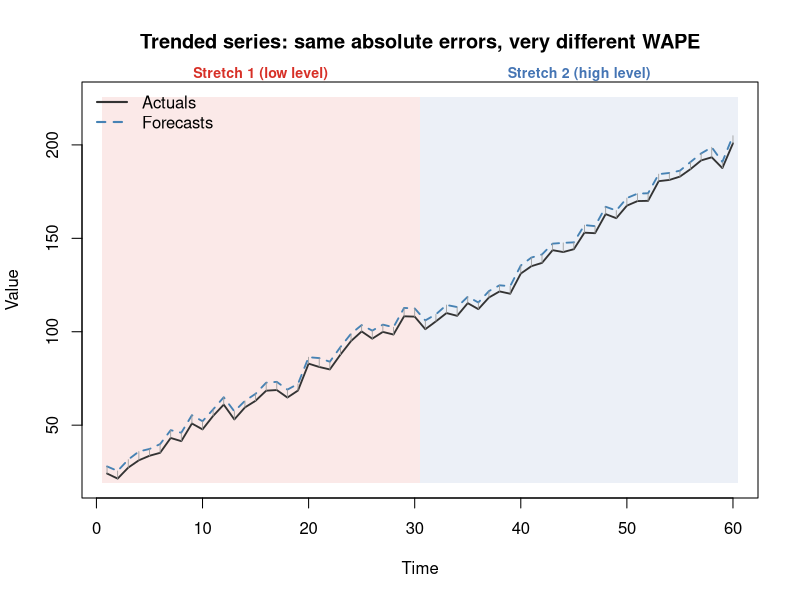
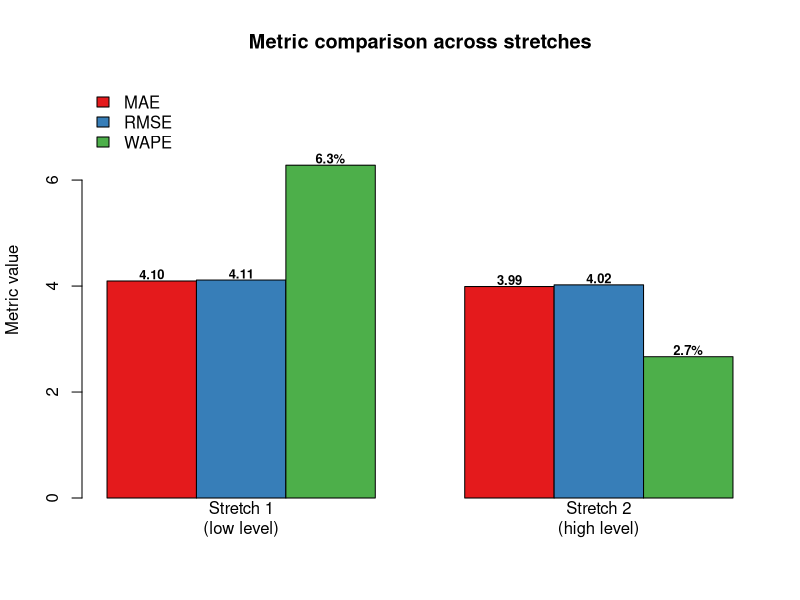

Generate these figures, in order, with R:
# WAPE shortcomings: a heavily trended series where two equal-error stretches
# yield very different WAPE values due to the changing denominator.

set.seed(42)
n <- 60  # 60 periods, two halves of 30 each

# Strongly trended actuals: level doubles from stretch 1 to stretch 2.
level1 <- 20
level2 <- 200
noise_sd <- 3   # same absolute noise throughout

actuals <- c(
  level1 + seq(0, level2 - level1, length.out = n / 2) / 2 +
    rnorm(n / 2, 0, noise_sd),
  level2 / 2 + seq(0, level2 / 2, length.out = n / 2) +
    rnorm(n / 2, 0, noise_sd)
)
# Ensure positive
actuals <- pmax(actuals, 1)

# Forecast: persistent positive bias of fixed absolute size on both halves.
bias <- 4
forecasts <- actuals + bias + rnorm(n, 0, 0.5)

# Split into two stretches.
idx1 <- 1:(n / 2)
idx2 <- (n / 2 + 1):n

# Compute metrics per stretch.
mae1   <- mean(abs(actuals[idx1] - forecasts[idx1]))
mae2   <- mean(abs(actuals[idx2] - forecasts[idx2]))
rmse1  <- sqrt(mean((actuals[idx1] - forecasts[idx1])^2))
rmse2  <- sqrt(mean((actuals[idx2] - forecasts[idx2])^2))
wape1  <- sum(abs(actuals[idx1] - forecasts[idx1])) / sum(abs(actuals[idx1])) * 100
wape2  <- sum(abs(actuals[idx2] - forecasts[idx2])) / sum(abs(actuals[idx2])) * 100

cat(sprintf("Stretch 1  MAE=%.2f  RMSE=%.2f  WAPE=%.1f%%\n", mae1, rmse1, wape1))
cat(sprintf("Stretch 2  MAE=%.2f  RMSE=%.2f  WAPE=%.1f%%\n", mae2, rmse2, wape2))

# --- Plot ----------------------------------------------------------------
output_file <- "output/wape_shortcomings.pdf"
dir.create(dirname(output_file), recursive = TRUE, showWarnings = FALSE)
pdf(output_file, width = 9, height = 7)

opar <- par(mfrow = c(2, 1), mar = c(4, 4.5, 2.5, 1))
on.exit({ par(opar); dev.off() }, add = TRUE)

col_actual   <- "gray20"
col_forecast <- "steelblue"
col_s1       <- "#d73027"   # red for stretch 1 shading
col_s2       <- "#4575b4"   # blue for stretch 2 shading

# Panel 1: actuals and forecasts with shaded stretches.
ylim_main <- range(c(actuals, forecasts)) * c(0.9, 1.1)
plot(actuals, type = "n", ylim = ylim_main,
     xlab = "Time", ylab = "Value",
     main = "Trended series: same absolute errors, very different WAPE")
rect(idx1[1] - 0.5, ylim_main[1], tail(idx1, 1) + 0.5, ylim_main[2],
     col = adjustcolor(col_s1, 0.10), border = NA)
rect(idx2[1] - 0.5, ylim_main[1], tail(idx2, 1) + 0.5, ylim_main[2],
     col = adjustcolor(col_s2, 0.10), border = NA)
lines(actuals, col = col_actual, lwd = 1.8)
lines(forecasts, col = col_forecast, lwd = 1.8, lty = 2)
# Error bars
segments(seq_along(actuals), actuals, seq_along(actuals), forecasts,
         col = "gray60", lwd = 0.8)
legend("topleft", bty = "n",
       legend = c("Actuals", "Forecasts"),
       col = c(col_actual, col_forecast), lty = c(1, 2), lwd = 2)
mtext("Stretch 1 (low level)", side = 3, at = mean(idx1),
      col = col_s1, cex = 0.85, font = 2)
mtext("Stretch 2 (high level)", side = 3, at = mean(idx2),
      col = col_s2, cex = 0.85, font = 2)

# Panel 2: bar chart comparing the three metrics side by side.
metrics <- rbind(
  MAE  = c(mae1,  mae2),
  RMSE = c(rmse1, rmse2),
  WAPE = c(wape1, wape2)
)
# One colour per metric row; repeat for each stretch group.
metric_cols <- c("#e41a1c", "#377eb8", "#4daf4a")  # red=MAE, blue=RMSE, green=WAPE

# Scale WAPE so it plots alongside MAE/RMSE (secondary axis concept via annotation).
# Show MAE and RMSE on left y-axis, WAPE separately as text labels.
bp <- barplot(metrics,
              beside = TRUE,
              col = rep(metric_cols, times = ncol(metrics)),
              names.arg = c("Stretch 1\n(low level)", "Stretch 2\n(high level)"),
              ylab = "Metric value",
              main = "Metric comparison across stretches",
              legend.text = rownames(metrics),
              args.legend = list(x = "topleft", bty = "n"),
              ylim = c(0, max(metrics) * 1.25))
# Annotate bars with values.
for (i in seq_len(ncol(metrics))) {
  for (j in seq_len(nrow(metrics))) {
    val <- metrics[j, i]
    label <- if (rownames(metrics)[j] == "WAPE") sprintf("%.1f%%", val) else sprintf("%.2f", val)
    text(bp[j, i], val + max(metrics) * 0.02, label, cex = 0.78, font = 2)
  }
}
